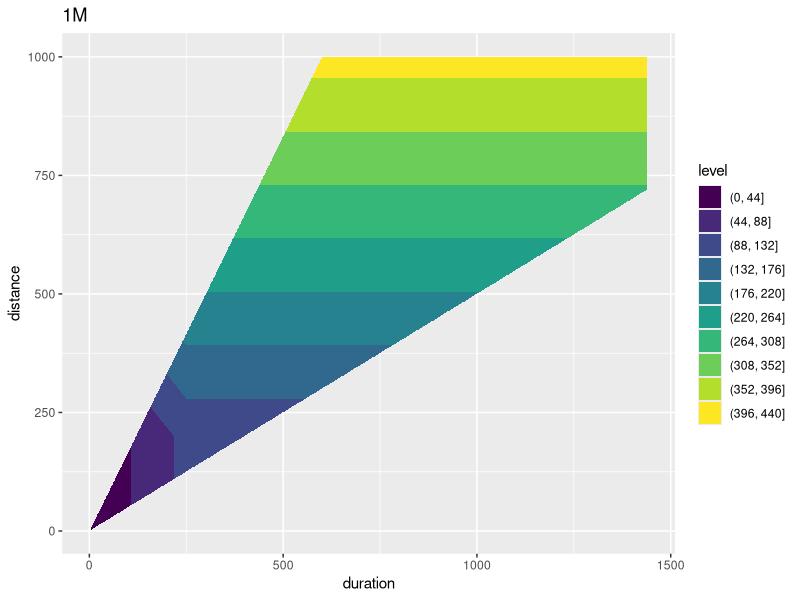
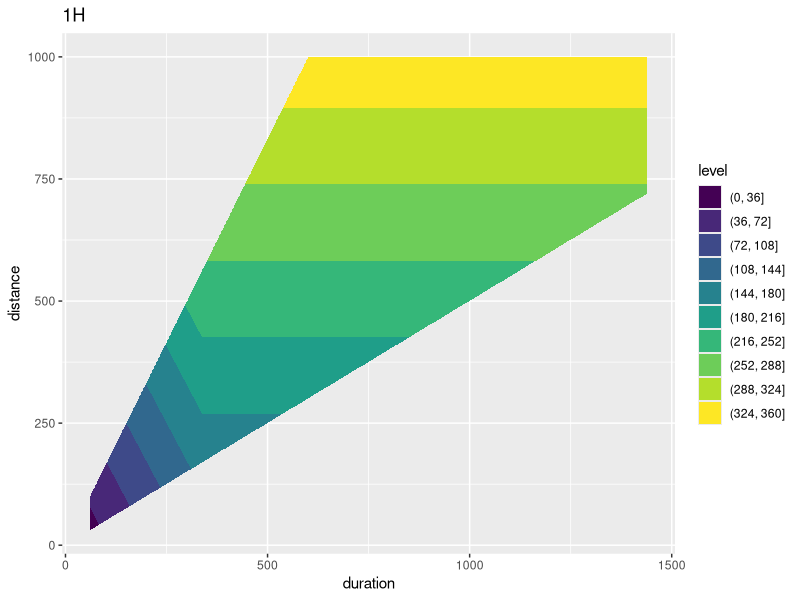
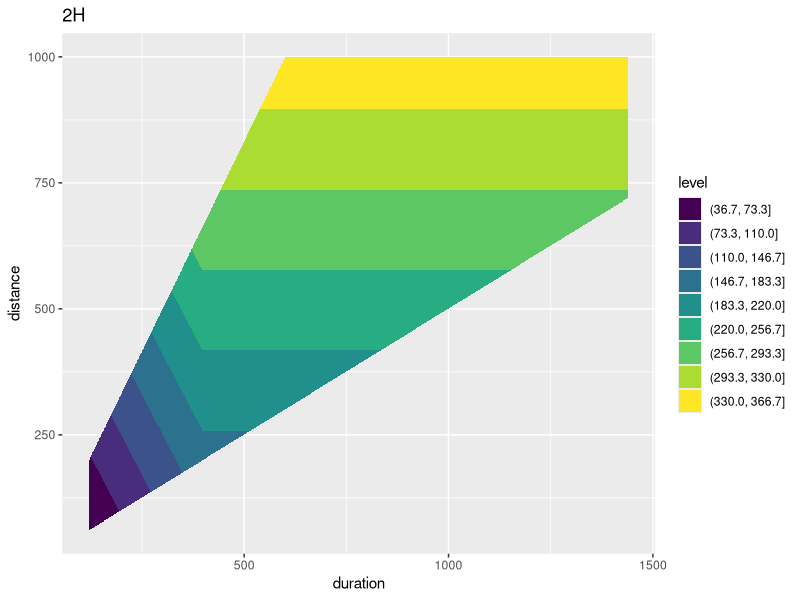
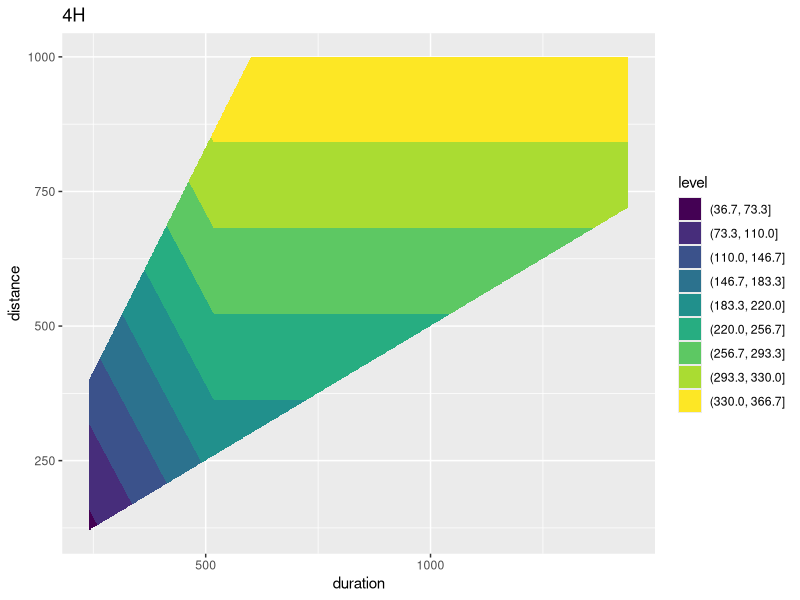
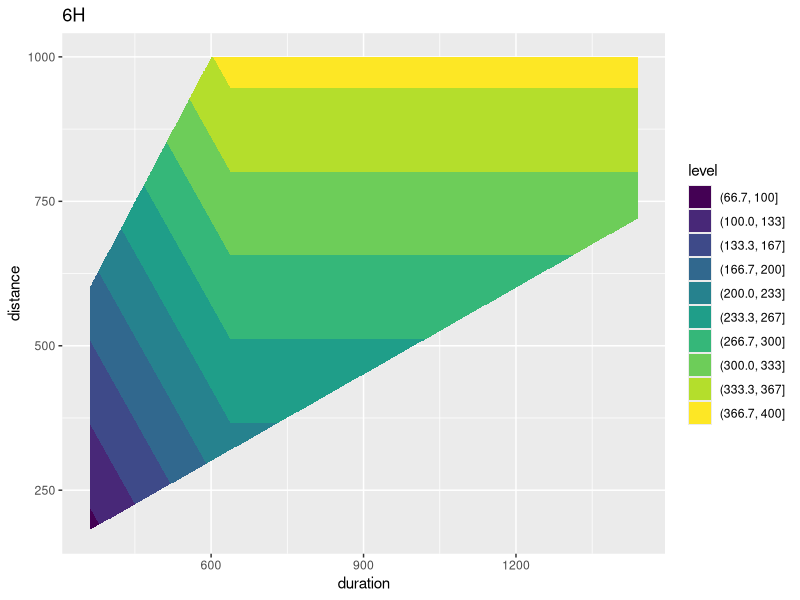
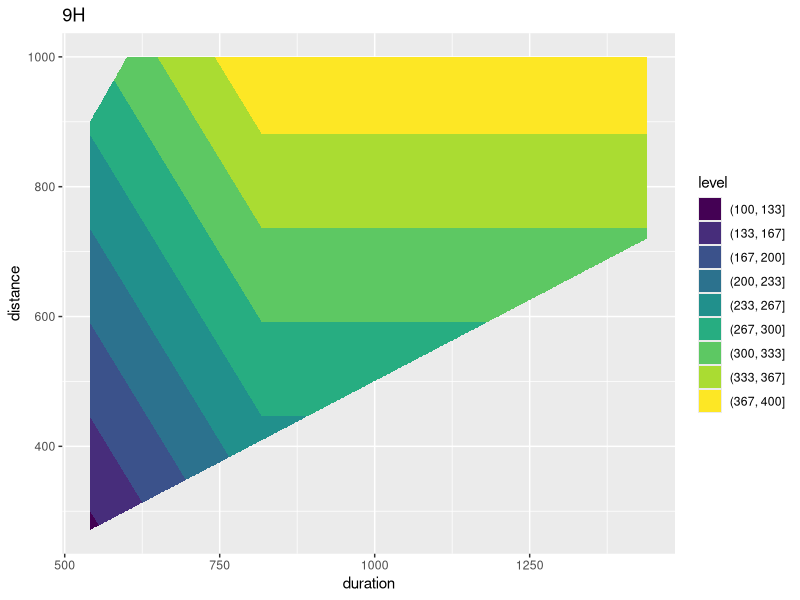
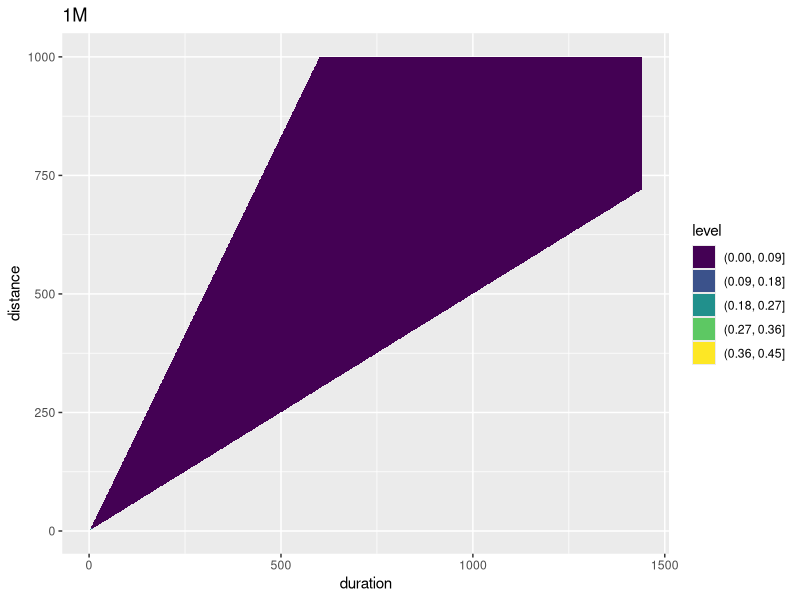
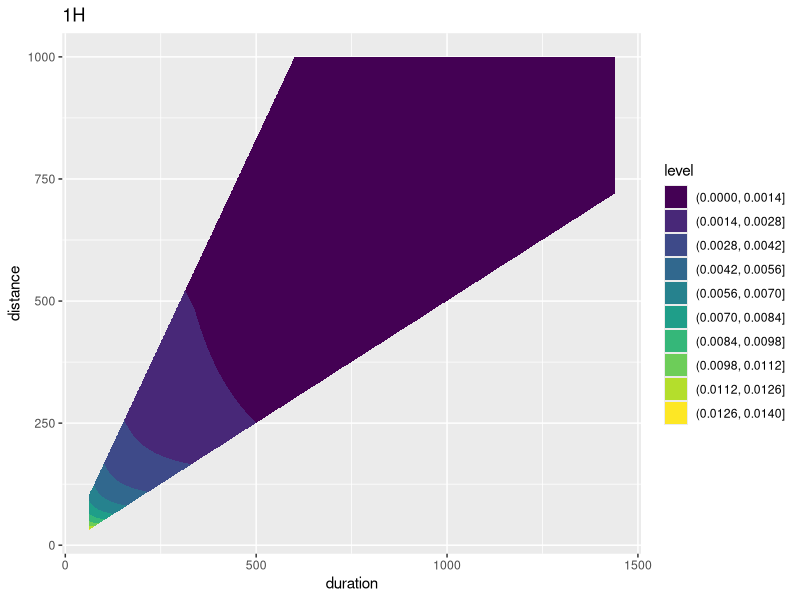

The R script that drew these images, in order:
## ---- chunk 1
library(tidyverse)
## ---- chunk 2
tariff_df <- tibble(
    Name = c('1M', '1H', '2H', '4H', '6H', '9H', '1D', '2D', '3D', '4D', '5D', '6D', '7D', '8D', '9D', '10D', '11D', '12D', '13D', '14D', '15D', '16D', '17D', '18D', '19D', '20D', '21D', '22D', '23D', '24D', '25D', '26D', '27D', '28D', '29D', '30D'),
    GP = c(rep(0.99, 6), rep(0, 30)),
    TP = c(0.4, 16.99, 22.99, 35.49, 47.99, 62.99, 69.99, 134.99, 189.99, 239.99, 279.99, 314.99, 349.99, 384.99, 419.99, 454.99, 489.99, 524.99, 599.99, 594.99, 629.99, 659.99, 689.99, 714.99, 744.99, 469.99, 799.99, 829.99, 854.99, 884.99, 909.99, 939.99, 969.99, 994.99, 1024.99, 1049.99),
    ExtraMinsPrice = c(0.4, rep(0.36, 35)),
    DailyCap = c(rep(99.99, 6), rep(82.99, 3), rep(61.99, 36-6-3)),
    PrepaidKm = c(200, rep(0, 35)),
    ExtraKmPrice = c(0.39, rep(0.23, 35))
) |> 
    mutate(
        pn = str_extract(Name, '[:digit:]+') |> as.numeric(),
        PrepaidMins = case_match(
            str_extract(Name, '[:alpha:]'),
            'M' ~ pn,
            'H' ~ pn * 60,
            'D' ~ pn * 60 * 24
        ),
        .after = 'TP'
    ) |> 
    select(-pn)
## ---- chunk 3
# rmarkdown::paged_table(tariff_df, list(rows.print = 12, cols.print = 8))
tariff_df
## ---- chunk 4
extra <- function(x, prepaid) {
    pmax(0, x - prepaid)
}
travel_price <- function(t, s, θ, relative = FALSE) {
    p <- θ$GP + θ$TP + 
        pmin(extra(t, θ$PrepaidMins) * θ$ExtraMinsPrice, θ$DailyCap) +
             extra(s, θ$PrepaidKm)   * θ$ExtraKmPrice
    if (relative) {
        p <- p / t / s
    }
    p
}
## ---- chunk 5
travel_price(c(90, 120), c(70, 80), tariff_df[2,])
travel_price(c(90, 120), c(70, 80), tariff_df[2,], relative = TRUE)
## ---- chunk 6
make_grid <- function(
        min_duration = 1, max_duration,
        min_distance = 1, max_distance, 
        # km/m
        min_speed = 1, max_speed
    ) {
    crossing(
        duration = min_duration:max_duration,
        distance = min_distance:max_distance
    ) |> 
    filter(between(distance / duration, min_speed, max_speed))
}
td_grid <- make_grid(
    max_duration = 60 * 24, 
    max_distance = 1000,
    min_speed = 30 / 60, max_speed = 100 / 60
)
plot_price <- function(k) {
    params <- tariff_df[k,]
    td_grid |> 
        filter(duration > params$PrepaidMins) |>
        mutate(RTP = travel_price(duration, distance, params)) |> 
        ggplot(aes(x = duration, y = distance, z = RTP)) +
        geom_contour_filled(bins = 10) +
        labs(title = params$Name)
}
## ---- chunk 7
plot_price(1)
## ---- chunk 8
plot_price(2)
## ---- chunk 9
plot_price(3)
## ---- chunk 10
plot_price(4)
## ---- chunk 11
plot_price(5)
## ---- chunk 12
plot_price(6)
## ---- chunk 13
plot_rel_price <- function(k) {
    params <- tariff_df[k,]
    td_grid |> 
        filter(duration > params$PrepaidMins) |>
        mutate(RTP = travel_price(duration, distance, params, relative = TRUE)) |> 
        ggplot(aes(x = duration, y = distance, z = RTP)) +
        geom_contour_filled(bins = 10) +
        labs(title = params$Name)
}
## ---- chunk 14
plot_rel_price(1)
## ---- chunk 15
plot_rel_price(2)
## ---- chunk 16
plot_rel_price(3)
## ---- chunk 17
plot_rel_price(4)
## ---- chunk 18
plot_rel_price(5)
## ---- chunk 19
plot_rel_price(6)
## ---- chunk 20
1:4 |> 
    map_dfr(\(k) {
        params <- tariff_df[k,]
        tibble(
            Name = params$Name,
            Price = travel_price(5 * 60, 200, params),
            `Price/Km/Min` = travel_price(5 * 60, 200, params, relative = TRUE)
        )
    })
## ---- chunk 21
target_duration <- 5 * 60
dist_df <- 
    1:6 |> 
    map_dfr(\(k) {
        params <- tariff_df[k,]
        tibble(
            Name = params$Name,
            Duration = target_duration,
            Distance = (10 * 5):(100 * 5)
        ) |> 
            mutate(
                Price = travel_price(Duration, Distance, params),
                `Price/Km/Min` = travel_price(Duration, Distance, params, relative = TRUE)
            )
    })
## ---- chunk 22
dist_df |> 
    ggplot() +
    geom_line(aes(x = Distance, y = `Price`, color = Name)) +
    labs(title = glue::glue('Target duration: {target_duration / 60} hours'))
## ---- chunk 23
dist_df |> 
    ggplot() +
    geom_line(aes(x = Distance, y = `Price/Km/Min`, color = Name)) +
    labs(title = glue::glue('Target duration: {target_duration / 60} hours'))
## ---- chunk 24
target_distance <- 200
dist_df <- 
    1:6 |> 
    map_dfr(\(k) {
        params <- tariff_df[k,]
        tibble(
            Name = params$Name,
            Distance = target_distance,
            Duration = (2*60):(6*60)
        ) |> 
            mutate(
                Price = travel_price(Duration, Distance, params),
                `Price/Km/Min` = travel_price(Duration, Distance, params, relative = TRUE),
                DurationH = Duration / 60
            )
    })
## ---- chunk 25
dist_df |> 
    ggplot() +
    geom_line(aes(x = DurationH, y = `Price`, color = Name)) +
    labs(title = glue::glue('Target distance: {target_distance} km'))
## ---- chunk 26
dist_df |> 
    ggplot() +
    geom_line(aes(x = DurationH, y = `Price/Km/Min`, color = Name)) +
    labs(title = glue::glue('Target distance: {target_distance} km'))
